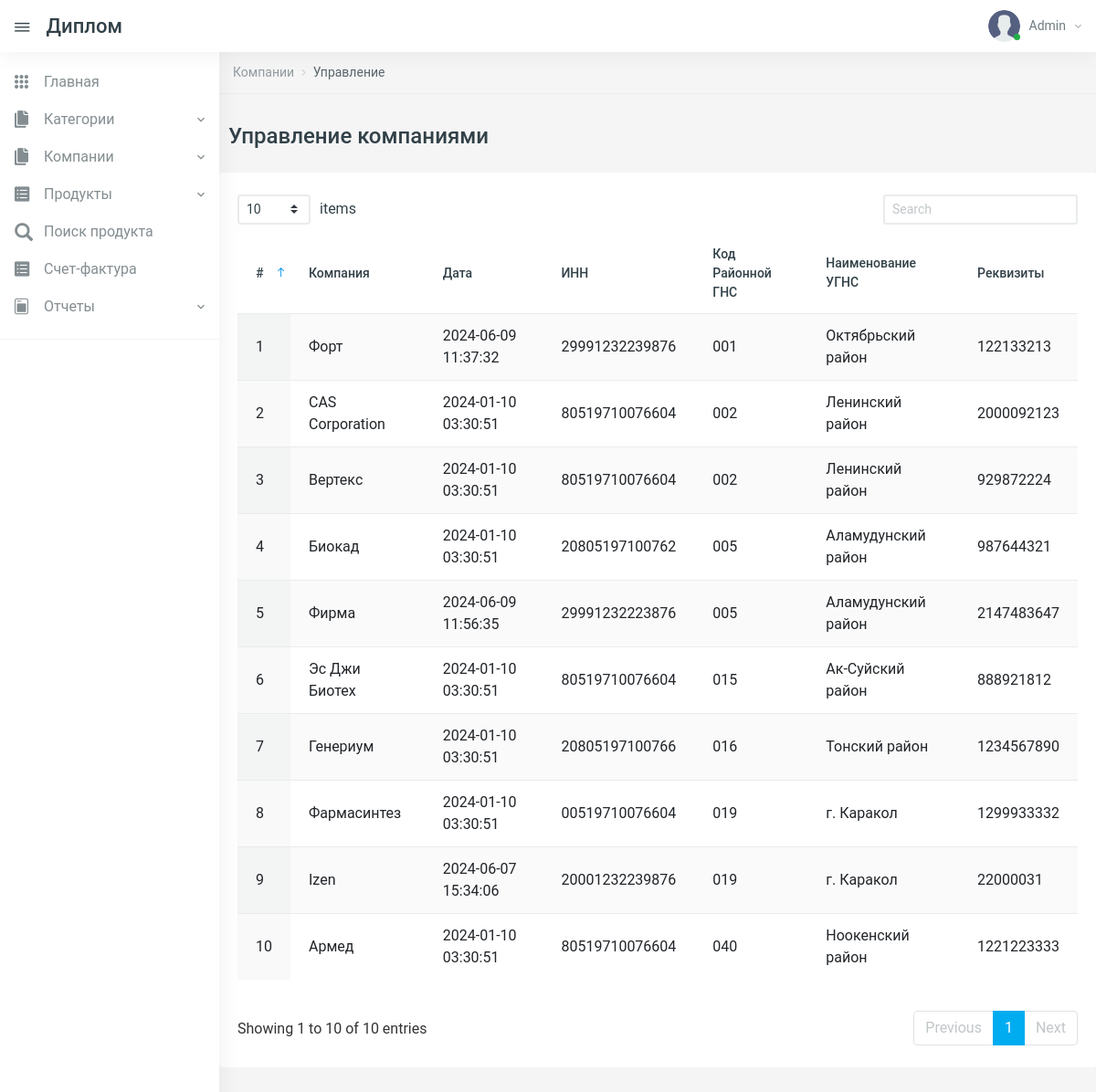
The app's page /manage-companies.php (signed in) with its own data.
### tables this page shows
CREATE TABLE `tblcompany` (
  `id` int(11) NOT NULL,
  `CompanyName` varchar(150) DEFAULT NULL,
  `PostingDate` timestamp NULL DEFAULT current_timestamp(),
  `INN` varchar(14) NOT NULL,
  `GNSСode` varchar(3) NOT NULL,
  `Requisites` int(20) NOT NULL,
  `Adres` varchar(255) NOT NULL
);

CREATE TABLE `tax_codes` (
  `id` int(11) NOT NULL,
  `code` varchar(3) NOT NULL,
  `name` varchar(255) NOT NULL
);

### manage-companies.php (the view, shortened to what this page needs)
<?php
include('includes/config.php');
if (strlen($_SESSION['aid']==0)) {
    header('location:logout.php');
} else{
    ?>
    <!DOCTYPE html>
    <html lang="en">
    <head>
        <link href="vendors/datatables.net-dt/css/jquery.dataTables.min.css" rel="stylesheet" type="text/css" />
        <link href="vendors/datatables.net-responsive-dt/css/responsive.dataTables.min.css" rel="stylesheet" type="text/css" />
        <link href="vendors/jquery-toggles/css/toggles.css" rel="stylesheet" type="text/css">
        <link href="vendors/jquery-toggles/css/themes/toggles-light.css" rel="stylesheet" type="text/css">
        <link href="dist/css/style.css" rel="stylesheet" type="text/css">
    </head>
    <body>
    <div class="hk-wrapper hk-vertical-nav">
        <?php include_once('includes/navbar.php');
        include_once('includes/sidebar.php');
        ?>
        <div class="hk-pg-wrapper">
            <nav class="hk-breadcrumb" aria-label="breadcrumb">
                <ol class="breadcrumb breadcrumb-light bg-transparent">
                    <li class="breadcrumb-item"><a href="#">Компании</a></li>
                    <li class="breadcrumb-item active" aria-current="page">Управление</li>
                </ol>
            </nav>
                <div class="hk-pg-header">
                    <h4 class="hk-pg-title"><span class="pg-title-icon"><span class="feather-icon"><i data-feather="database"></i></span></span>Управление компаниями</h4>
                </div>
                <div class="row">
                    <div class="col-xl-12">
                        <section class="hk-sec-wrapper">
                            <div class="row">
                                <div class="col-sm">
                                    <div class="table-wrap">
                                        <table id="datable_1" class="table table-hover w-100 display pb-30">
                                            <thead>
                                            <tr>
                                                <th>#</th>
                                                <th>Компания</th>
                                                <th>Дата</th>
                                                <th>ИНН</th>
                                                <th>Код районной ГНС</th>
                                                <th>Наименование УГНС</th>
                                                <th>Реквизиты</th>
                                            </tr>
                                            </thead>
                                            <tbody>
                                            <?php
                                            $query=mysqli_query($con,"select c. id,c.CompanyName , c.PostingDate, c.INN, c.GNSСode, c.Requisites, c.Adres, t.name from tblcompany c JOIN tax_codes t ON c.GNSСode = t.code;");
                                            $cnt=1;
                                            while($row=mysqli_fetch_array($query))
                                            {
                                                ?>
                                                <tr>
                                                    <td><?php echo $cnt;?></td>
                                                    <td><?php echo $row['CompanyName'];?></td>
                                                    <td><?php echo $row['PostingDate'];?></td>
                                                    <td><?php echo $row['INN'];?></td>
                                                    <td><?php echo $row['GNSСode'];?></td>
                                                    <td><?php echo $row['name'];?></td>
                                                    <td><?php echo $row['Requisites'];?></td>
                                                </tr>
                                                <?php
                                                $cnt++;
                                            } ?>
                                            </tbody>
                                        </table>
                                    </div>
                                </div>
                            </div>
                        </section>
                </div>
            </div>
        </div>
    </div>
    </body>
    </html>
<?php } ?>

### includes/navbar.php (shortened to what this page needs)
<nav class="navbar navbar-expand-xl navbar-light fixed-top hk-navbar">
    <a id="navbar_toggle_btn" class="navbar-toggle-btn nav-link-hover" href="javascript:void(0);"><i
                class="ion ion-ios-menu"></i></a>
    <a class="navbar-brand" href="dashboard.php">Диплом
    </a>
    <ul class="navbar-nav hk-navbar-content">
        <li class="nav-item dropdown dropdown-authentication">
            <a class="nav-link dropdown-toggle no-caret" href="#" role="button" data-toggle="dropdown"
               aria-haspopup="true" aria-expanded="false">
                <div class="media">
                    <div class="media-img-wrap">
                        <div class="avatar">
                            <img src="dist/img/user.png" alt="user" class="avatar-img rounded-circle">
                        </div>
                        <span class="badge badge-success badge-indicator"></span>
                    </div>
                    <?php
                    $adminid = $_SESSION['aid'];
                    $query = mysqli_query($con, "select AdminName from tbladmin where id='$adminid'");
                    $row = mysqli_fetch_array($query);
                    ?>
                    <div class="media-body">
                        <span><?php echo $row['AdminName']; ?><i class="zmdi zmdi-chevron-down"></i></span>
                    </div>
                </div>
            </a>
        </li>
    </ul>
</nav>

### records on screen
tblcompany: CompanyName "Форт", PostingDate "2024-06-09 11:37:32", INN "29991232239876", GNSСode "001", tax_codes.name "Октябрьский район", Requisites "122133213"
tblcompany: CompanyName "CAS Corporation", PostingDate "2024-01-10 03:30:51", INN "80519710076604", GNSСode "002", tax_codes.name "Ленинский район", Requisites "2000092123"
tblcompany: CompanyName "Вертекс", PostingDate "2024-01-10 03:30:51", INN "80519710076604", GNSСode "002", tax_codes.name "Ленинский район", Requisites "929872224"
tblcompany: CompanyName "Биокад", PostingDate "2024-01-10 03:30:51", INN "20805197100762", GNSСode "005", tax_codes.name "Аламудунский район", Requisites "987644321"
tblcompany: CompanyName "Фирма", PostingDate "2024-06-09 11:56:35", INN "29991232223876", GNSСode "005", tax_codes.name "Аламудунский район", Requisites "2147483647"
tblcompany: CompanyName "Эс Джи Биотех", PostingDate "2024-01-10 03:30:51", INN "80519710076604", GNSСode "015", tax_codes.name "Ак-Суйский район", Requisites "888921812"
tblcompany: CompanyName "Генериум", PostingDate "2024-01-10 03:30:51", INN "20805197100766", GNSСode "016", tax_codes.name "Тонский район", Requisites "1234567890"
tblcompany: CompanyName "Фармасинтез", PostingDate "2024-01-10 03:30:51", INN "00519710076604", GNSСode "019", tax_codes.name "г. Каракол", Requisites "1299933332"
tblcompany: CompanyName "Izen", PostingDate "2024-06-07 15:34:06", INN "20001232239876", GNSСode "019", tax_codes.name "г. Каракол", Requisites "22000031"
tblcompany: CompanyName "Армед", PostingDate "2024-01-10 03:30:51", INN "80519710076604", GNSСode "040", tax_codes.name "Ноокенский район", Requisites "1221223333"

### other values on screen
$row['AdminName'] "Admin"
